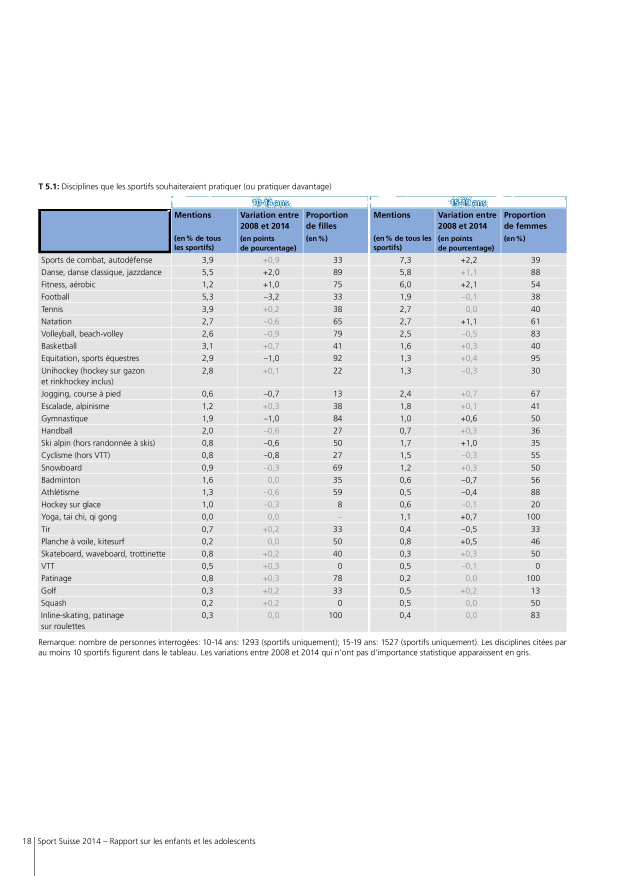
#> input picture Image20.jpg, 2478 x 3503 px (shown at 1/4 size); its folder holds only this picture in this run
$ python Projet_TI.py   (Python 2 division)
#> lines starting #> are read from the running program, lines starting #| are printed output that depends on the picture; after the words box and inside, x2 and y2 are one past the last pixel; in counts of white or black regions, pixels touching at a corner belong together
__version__ = u'0.0.1'
__author__ = "Xavier Barros"
__maintainer__ = "Xavier Barros"
__email__ = "xavier.barros@unil.ch"


from pylab import array, imshow, show, close, gray
import pickle, sys,  os
from scipy.ndimage import measurements
import xlwt
import Tkinter
from tkFileDialog import askopenfilename
from PIL import Image
import subprocess as sp


def main():

    img_table, img, path_name = choose_img()

    # ceate array
    img_block_array = array(img_table)
    img_array = array(img)

    # ici choisir ce qu'on veut annalyser comme tableau (min et max pour les boite)...
    panel_boxes = find_objects_with_size(
        img_block_array,
        min_height=40,
        min_width=100,
        max_width=600,
        max_height=600
        )
    #print len(panel_boxes), " apres selection"

    list_text, nb_column = write_text_from_panels(img_array, panel_boxes)
    #print (list_text)

    creer_doc_xls(list_text, nb_column, path_name)


def choose_img():
    # selectionner image
    root = Tkinter.Tk()
    filepath = askopenfilename(title="Ouvrir une image",filetypes=[("JPG","*.jpg"),("PNG","*.png"),('all files','.*')])
#> the answer given: Image20.jpg
    path_name = os.path.basename(filepath)[:-4]
    path_end = os.path.basename(filepath)[-4:]

    root.destroy()

    # verifier que c'est un fichier image
    file_allowed = ['jpg', 'png', 'PNG', 'JPG']
    while os.path.basename(filepath)[-3:] not in file_allowed:
        root = Tkinter.Tk()
        filepath = askopenfilename(title="Ouvrir une image",filetypes=[("JPG","*.jpg"),("PNG","*.png"),('all files','.*')])
        path_name = os.path.basename(filepath)[:-4]
        path_end = os.path.basename(filepath)[-4:]
        root.destroy()

    # ouvrir l'image a traiter
    img = Image.open(filepath)
#> img is the input picture: PIL image 2478x3503 RGB; mean R, G, B 236.4, 237.7, 239.6

    # purifier image et faire apparaitre les cases
    img_tableau_noir = img.point(lambda i: (i-127)*2.3).point(lambda i: 0 if i < 250 else 255)
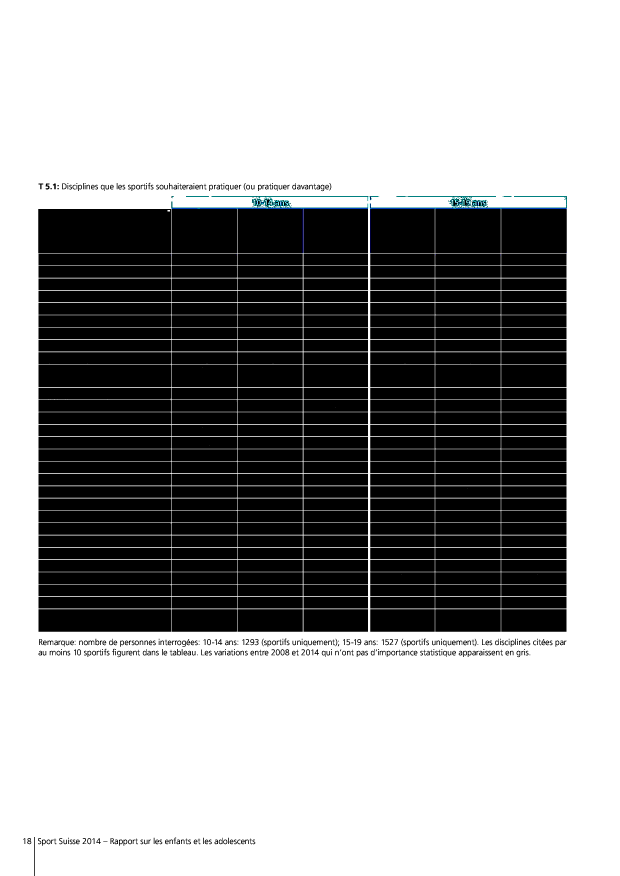
#> img_tableau_noir: PIL image 2478x3503 RGB (shown at 1/4 size); mean R, G, B 153.7, 153.9, 154.1
    imshow(array(img_tableau_noir))
    show()
    img_tableau_noir = purifier_col_tableau(img_tableau_noir, path_end)
    print "colonne OK !"
    img_tableau_noir = purifier_line_tableau(img_tableau_noir, path_end)
    print "ligne OK !"
    img_tableau_blanc = img_tableau_noir.point(lambda i: 0 if i == 255 else 255)

    #purifier image de base
    img = img.point(lambda i: (i-127)*2.3).point(lambda i: 0 if i < 50 else 255)

    return img_tableau_blanc, img, path_name


def purifier_col_tableau(im, path_end):

#> called with path_end = '.jpg'
    pixels = im.load()
    width, height = im.size
#> width = 2478; height = 3503

    #liste de pixel par colonne
    col_pixels=[]
    tot_pixels_col=[]
    for x in range(width):
        for y in range(height):
            cpixel = pixels[x, y]
            col_pixels.append(cpixel)
        tot_pixels_col.append(col_pixels)
        col_pixels=[]
#> after the loop, tot_pixels_col = 2478 items

    # nettoyen les pixel noir non desire
    l=[]
    for i in range(len(tot_pixels_col)):
        if path_end == '.png':
            pixel_noir = tot_pixels_col[i].count((0,0,0,255))
            print pixel_noir
            if pixel_noir != 0:
                l.append(pixel_noir)
        elif path_end =='.jpg':
            pixel_noir = tot_pixels_col[i].count((0,0,0))
            if pixel_noir != 0:
                l.append(pixel_noir)
#> this loop made 2478 passes
#> pixel_noir on passes 1 to 12: 0, 0, 0, 0, 0, 0, 0, 0, 0, 0, 0, 0
#> after the loop, l = 2143 values, max 1703 at index 946, min 1 at index 1347, mean 1603.4
    print l
#> (printed output is left out)
    moy = sum(l)/(2*len(l))
#> moy = 801
    print moy, "moy"
    # nettoyen les pixel noir non desire
    for i in range(len(tot_pixels_col)):
        if path_end == '.png':
            if tot_pixels_col[i].count((0,0,0,255)) < moy:
                tot_pixels_col[i] = [(255, 255, 255, 255)] * len(tot_pixels_col[i])
        elif path_end =='.jpg':
            if tot_pixels_col[i].count((0,0,0)) < moy:
                tot_pixels_col[i] = [(255, 255, 255)] * len(tot_pixels_col[i])

    #retranscrire en ligne pour retranscrir correctement
    tot_pixels=[]
    line_pixels=[]
    for i in range(len(tot_pixels_col[0])):
        for j in range(len(tot_pixels_col)):
            line_pixels.append(tot_pixels_col[j][i])
        tot_pixels+=line_pixels
        line_pixels=[]
#> after the loop, tot_pixels = 8680434 items

    # creer la nouvelle image
    img_new= Image.new("RGB",(width, height), "white" )
#> img_new: PIL image 2478x3503 RGB; every value is 255
    img_new.putdata(tot_pixels)

    return img_new


def purifier_line_tableau(im, path_end): # non utiliser mais je le met au cas ou...

#> called with path_end = '.jpg'
    pixels = im.load()
    width, height = im.size
#> width = 2478; height = 3503

    #liste de pixel par ligne
    col_pixels=[]
    tot_pixels=[]
    for y in range(height):
        for x in range(width):
            cpixel = pixels[x, y]
            col_pixels.append(cpixel)
        tot_pixels.append(col_pixels)
        col_pixels=[]
#> after the loop, tot_pixels = 3503 items

    # nettoyen les pixel noir non desire
    l=[]
    for i in range(len(tot_pixels)):
        pixel_noir = tot_pixels[i].count((0,0,0))
        print pixel_noir
        if pixel_noir != 0:
            l.append(pixel_noir)
#> this loop made 3503 passes
#> after the loop, l = 1800 values, max 2092 at index 82, min 2 at index 33, mean 1908.1
    moy = sum(l)/(2*len(l))
#> moy = 954

    for i in range(len(tot_pixels)):
        if tot_pixels[i].count((0,0,0)) < moy:
                tot_pixels[i] = [(255, 255, 255)] * len(tot_pixels[i])


    tot_pixels_new=[]
    for i in tot_pixels:
        tot_pixels_new += i
#> after the loop, tot_pixels_new = 8680434 items

    # creer la nouvelle image
    img_new= Image.new("RGB",(width, height), "white" )
    img_new.putdata(tot_pixels_new)
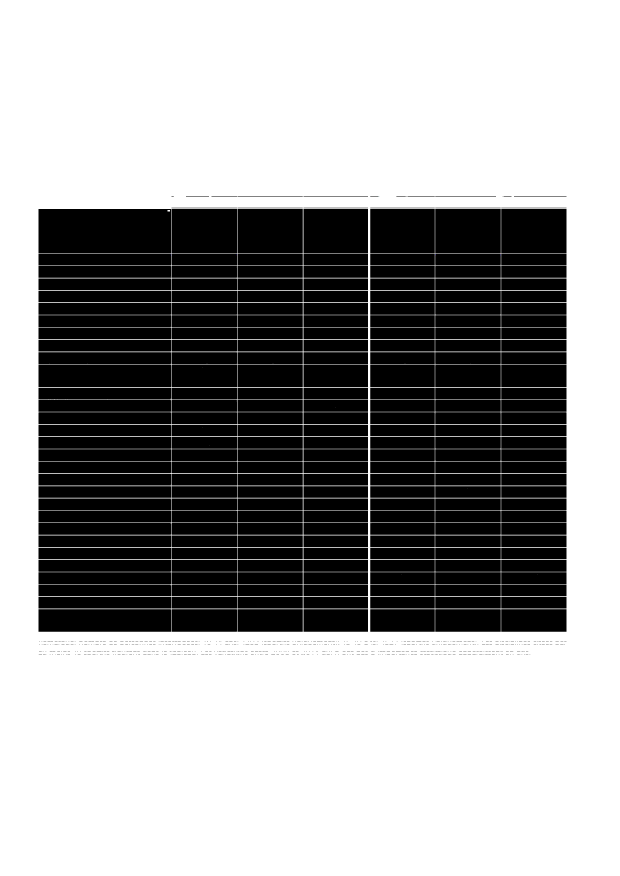
#> img_new: PIL image 2478x3503 RGB (shown at 1/4 size); mean R, G, B 155.3, 155.3, 155.3
#> in choose_img, `img_tableau_blanc = img_tableau_noir.point(lambda i: 0 if i == 255 els..`:
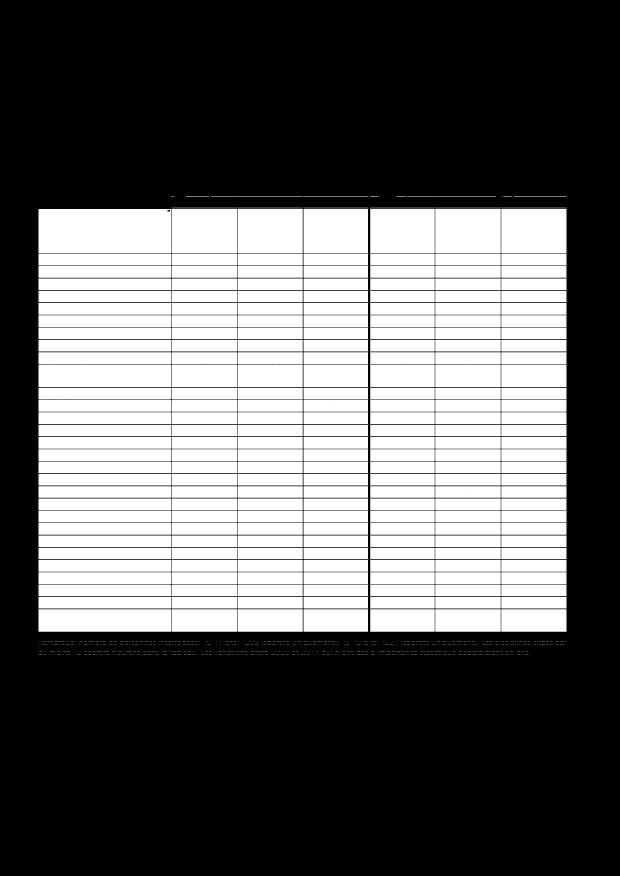
#> img_tableau_blanc: PIL image 2478x3503 RGB (shown at 1/4 size); mean R, G, B 99.7, 99.7, 99.7
#> in choose_img, `img = img.point(lambda i: (i-127)*2.3).point(lambda i: 0 if i < 50 els..`:
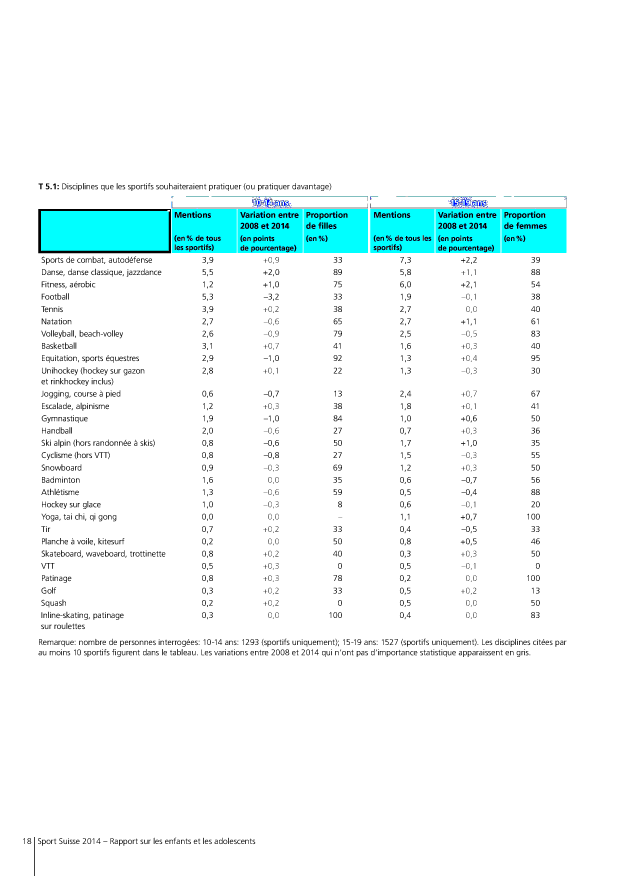
#> img: PIL image 2478x3503 RGB (shown at 1/4 size); mean R, G, B 240.4, 249.8, 250
#> in main, `img_table, img, path_name = choose_img()`: path_name = 'Image20'

    return img_new


def find_objects_with_size(img_array, min_height=None, max_height=None, min_width=None, max_width=None):

    # Get connected componens and their bounding boxes...
#> called with min_height = 40, max_height = 600, min_width = 100, max_width = 600
    labels, num_obects = measurements.label(img_array)
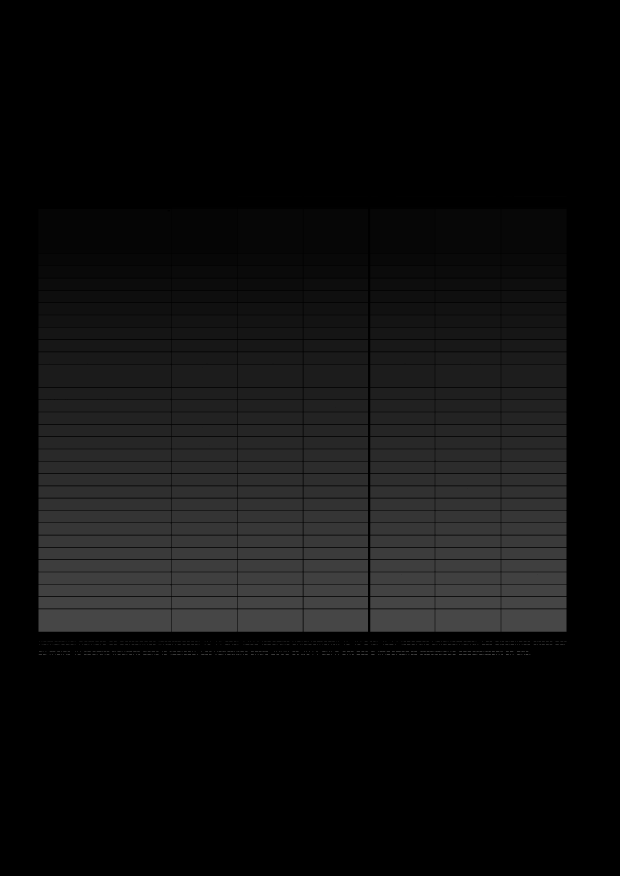
#> labels: shape (3503, 2478, 3) int32 (shown at 1/4 size); mean R, G, B 45, 45, 45; drawn with min black and max white
#> num_obects = 801
    boxes = measurements.find_objects(labels)
#> boxes = 801 items

    # trier les boite avec bonne taille
    panel_boxes = []
    for boxe in boxes:
        if min_height < boxe[0].stop - boxe[0].start or min_height == None: # hauteur min
            if max_height > boxe[0].stop - boxe[0].start or max_height == None: # hauteur max
                if min_width < boxe[1].stop - boxe[1].start or min_width == None: # largeur min
                    if max_width > boxe[1].stop - boxe[1].start or max_width == None: # largeur max
                        panel_boxes.append(boxe)
#> after the loop, panel_boxes = 210 items

    return panel_boxes


def write_text_from_panels(image_array, panels):

    # fichier temporaire...
    tmp = os.path.normpath(os.path.expanduser("~/tmp_file.txt"))

    img_content=[]
    nb_column=0

    # calculer le nombre de colonne
    while True:
        nb_column+=1
        if panels[nb_column][0] != panels[nb_column+1][0]:
            nb_column+=1
            break
#> after the loop, nb_column = 7

    for i in range(len(panels)):
        # panels[i] --> coordonnee de chaque boite
        panel_array = image_array[panels[i]]

        # transforme array en image et la sauve...
        im = Image.fromarray(panel_array)

        if i<nb_column:
            #pour mieux annalyser
            im=im.convert('1')

        # pour travailler ou se trouve tesseract
        os.chdir('xb_tesseract')
        im.save('img_temp.jpg')

        # donner un ordre a la ligne de commande
        if i < nb_column or i % nb_column == 0:
            commande=['tesseract', 'img_temp.jpg', tmp[:-4]]
        else:
            commande=['tesseract', 'img_temp.jpg', tmp[:-4], 'digits']
        output = sp.Popen(commande, stdout=sp.PIPE, shell=True)
        outtext = output.communicate()[0].decode(encoding="utf-8", errors="ignore")

        # retourner la ou se trouve le scripte
        os.chdir('..')

        # sauvegarder le text de l'image
        f_tmp = open(tmp, 'r')
        text_image = f_tmp.readlines()
        if text_image == []:
            os.chdir('xb_tesseract')
            commande2=['tesseract', 'img_temp.jpg', tmp[:-4], "-psm", "6"]
            output2 = sp.Popen(commande2, stdout=sp.PIPE, shell=True)
            outtext = output2.communicate()[0].decode(encoding="utf-8", errors="ignore")
            os.chdir('..')
            f_tmp = open(tmp, 'r')
            text_image = f_tmp.readlines()

        # enlever le saut a la ligne et nombre mal annote
        for i in range(len(text_image)):
            text_image[i] = text_image[i].rstrip('\n').replace('-|','1').replace('\xe2\x80\x94','-')

        img_content.append(str(" ".join(text_image)))
#> this loop made 1 pass
#> pass 1, in write_text_from_panels, `panel_array = image_array[panels[i]]`:
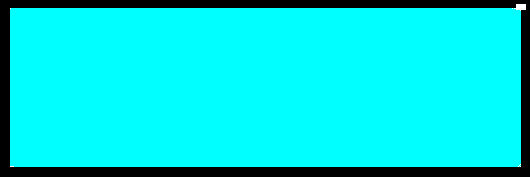
#> panel_array: shape (177, 530, 3); mean R, G, B 0.2, 221, 221
#> pass 1, in write_text_from_panels, `im=im.convert('1')`:
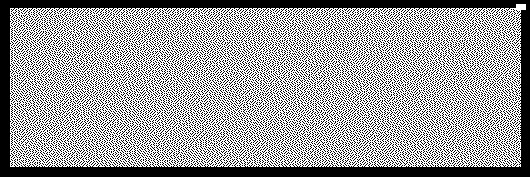
#> im: PIL image 530x177 1; 60.6% white; 5942 black regions (5938 under 20 px), largest, box (x1, y1, x2, y2) and area: (0, 0, 530, 177) 13472, (132, 52, 138, 72) 21, (368, 119, 377, 138) 21, (199, 131, 207, 149) 21
#> after the loop, img_content = []

        #print img_content, "1" # pour voir ce qui a ete retenu

    # corrige les nombre mal annote
    for i in range(len(img_content)-nb_column):
        i+=nb_column # pour ne pas corriger la premiere ligne
        if  i%(nb_column) != 0 :
            if '-|' in img_content[i] or 'O' in img_content[i] or ')' in img_content[i] or '-1-' in img_content[i] or '- -' in img_content[i] or '(' in img_content[i] or '+' in img_content[i] or '.' in img_content[i] or ' ' in img_content[i]:
                img_content[i]=img_content[i].replace('-|','1').replace('-1-','').replace('- -','-').replace('O','0').replace('(','').replace(')','').replace('+','').replace('.',',').replace(' ','')


    for i in range(len(img_content)-nb_column):
        i+=nb_column
        if  i%(nb_column) != 0 and '\xe2' in img_content[i]:
            img_content[i]="-"+img_content[i][3:]
    print img_content,"2"

    #creer dico de tableau  (utile pour analyse de donnee --> cour VD)
    dict={}
    l=[]
    l_tot=[]
    first_line = []
    first_line.append('variable')
    for i in range(nb_column-1):
        i+=1
        first_line.append(img_content[i])
    for i in range(len(img_content)-nb_column):
        i+=nb_column
        l.append(img_content[i])

        if (i+1)%(nb_column)==0:
            for j in range(len(l)):
                dict[first_line[j]]=l[j]
            l_tot.append(dict)
            l=[]
            dict={}
    #print l_tot, "dico"

    return img_content, nb_column


def creer_doc_xls(data_list, nb_column, path_name):

    wb = xlwt.Workbook(encoding='utf-8')
    ws = wb.add_sheet('XXX')

    line=0
    column=0

    #definir des style
    style1 = xlwt.XFStyle()
    style1.num_format_str = "#,##0.00"

    # mettre les valeur dans tableau excel
    for i in range(len(data_list)):
        if column%nb_column == 0:
            ws.write(line, column, data_list[i])
        else:
            ws.write(line, column, data_list[i], style1)
        column+=1
        if column%nb_column == 0:
            line+=1
            column=0

    # sauver le dossier excel sur mon bureau
    wb.save('C:/Users/Xavier/Desktop/'+ path_name +".xls")

if __name__ == '__main__':
#> (the run stopped early here; a loop or call above may not have finished)
